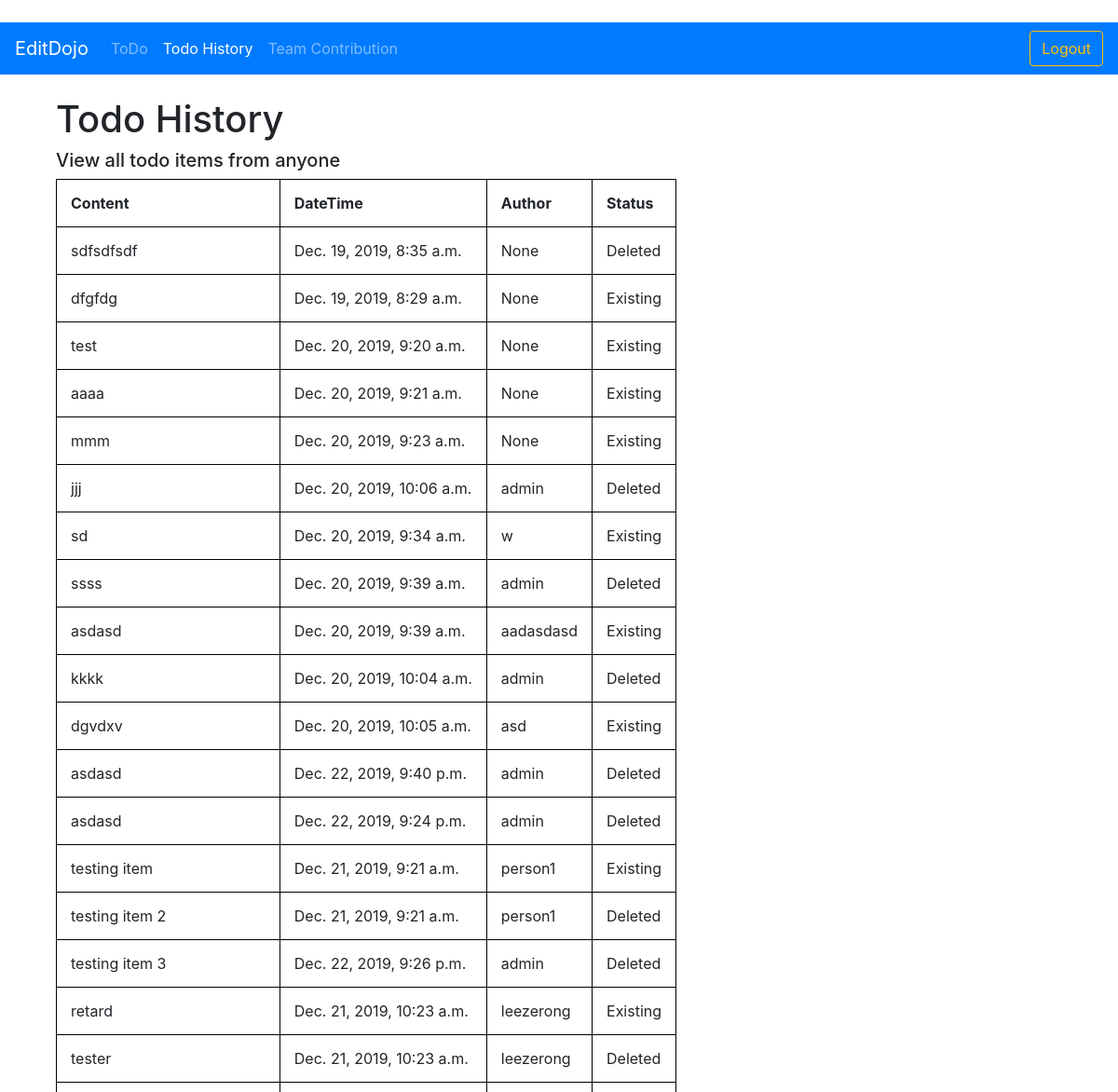
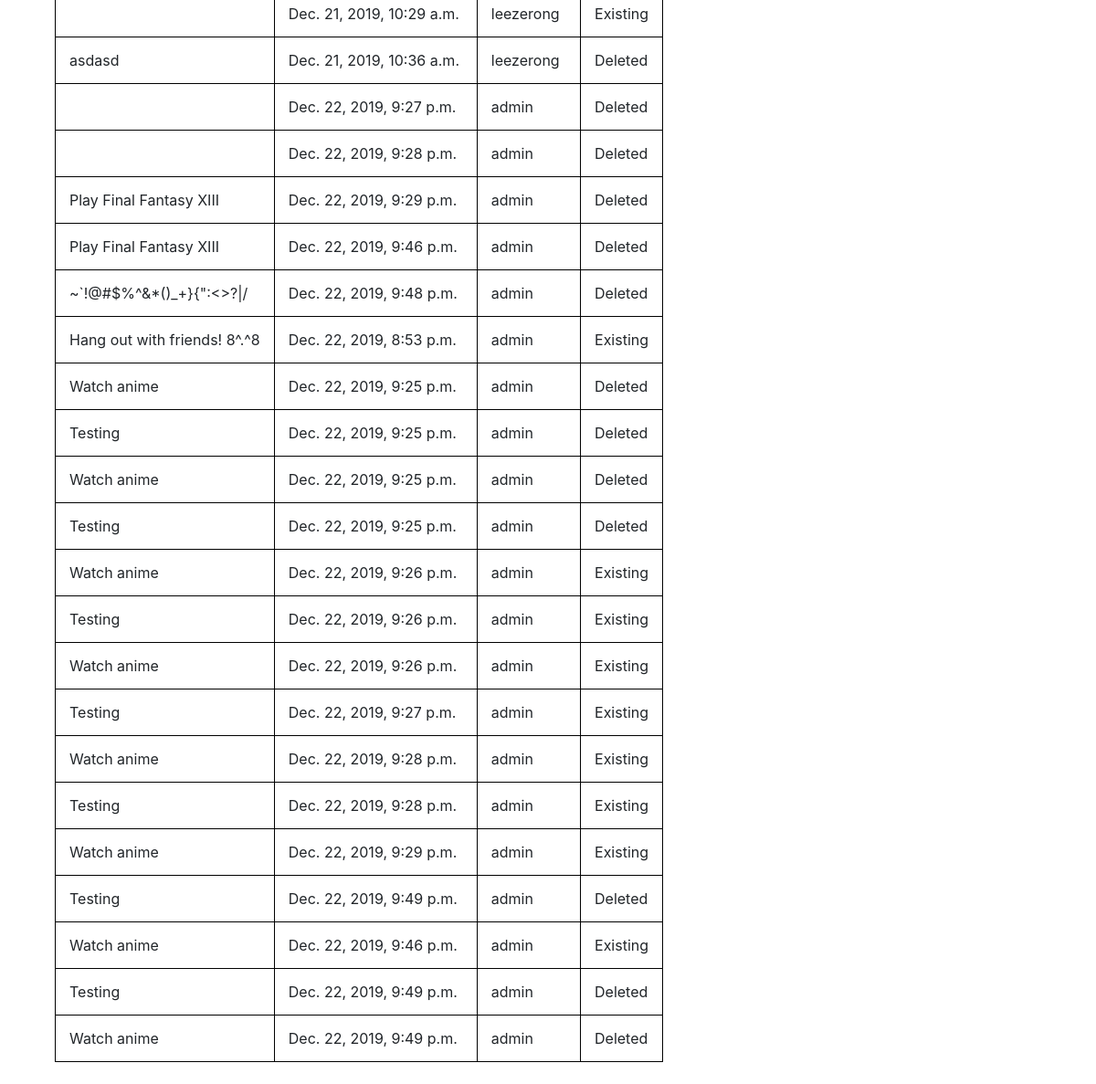
The app's page /todo/history/ (signed in), older data (2 pictures, top to bottom).
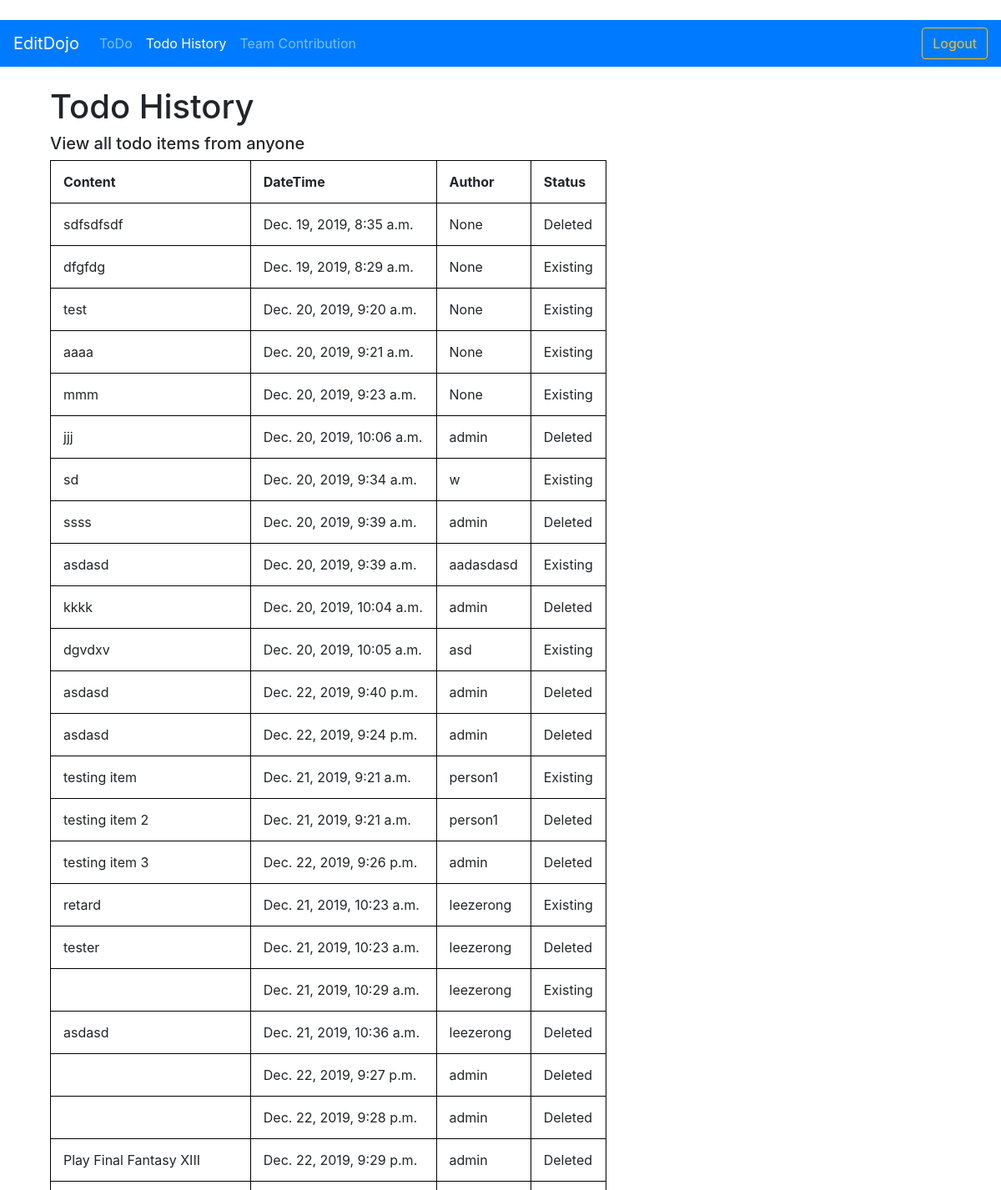
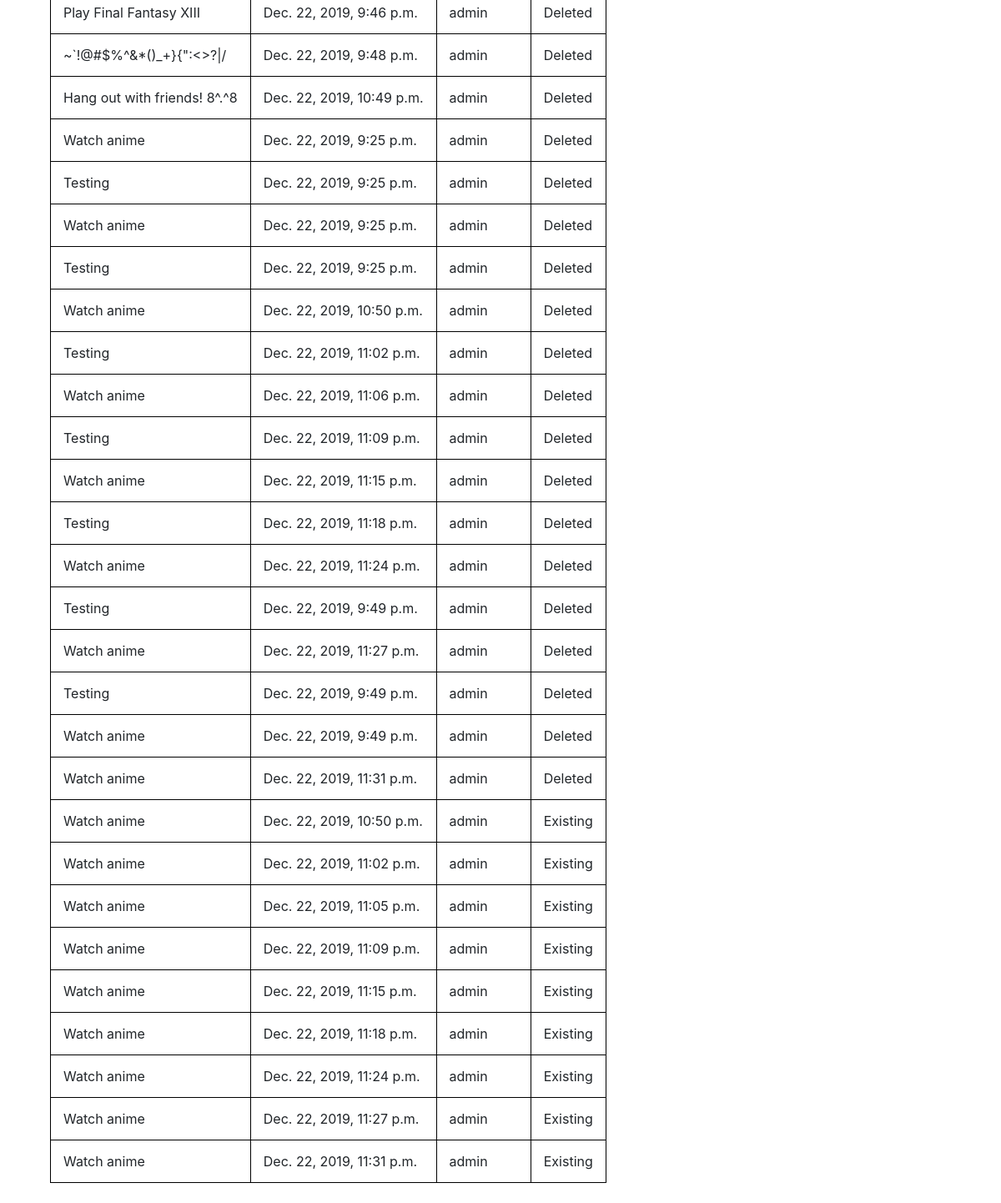
The same page, newer data (2 pictures, top to bottom).
### todo/models.py (models this page shows)
class TodoItem(models.Model):
    content = models.TextField()
    date_created = models.DateTimeField(auto_now=True)
    status = models.BooleanField(default=True)
    author = models.CharField(max_length=30, null = True)

### todo/views.py (the view)
# urls.py: path('todo/history/', historyTodo),
def historyTodo(request):
    all_todo_items=TodoItem.objects.all()
    return render(request,'todohistory.html',
        {'all_items':all_todo_items, 'todo_history': 'active'})

### templates/todohistory.html (shortened to what this page needs)
{% extends 'base.html' %}
{% block content %}
{% if user.is_authenticated %}
<div class="container">
    <h1>Todo History</h1>
    <h5>View all todo items from anyone</h5>
    <table style="width 100">
        <tr>
            <th>Content</th>
            <th>DateTime</th>
            <th>Author</th>
            <th>Status</th>
        </tr>
        <tr>
            {% for todo_item in all_items %}
            <td>
                {{ todo_item.content }}
            </td>
            <td>
                {{ todo_item.date_created }}
            </td>
            <td>
                {{ todo_item.author }}
            </td>
            <td>
                {% if todo_item.status == True%}
                Existing
                {% else %}
                Deleted
                {% endif %}
            </td>
        </tr>
        {% endfor %}
    </table>
</div>
{% else %}
  <p>You are not logged in.</p>
  <a href="{% url 'login' %}">Login Here!</a>
{% endif %}
{% endblock %}

### templates/base.html (shortened to what this page needs)
﻿{% load bootstrap4 %}
{% bootstrap_css %}
<!DOCTYPE html>
<html>
<head>
</head>
<body>
    <nav class="navbar navbar-expand-lg navbar-dark bg-primary">
        <a class="navbar-brand" href="/">EditDojo</a>
        <div class="collapse navbar-collapse">
            <ul class="navbar-nav">
                <li class="nav-item {{todo}}"><a class="nav-link" a href="/todo/">ToDo</a></li>
                <li class="nav-item {{todo_history}}"><a class="nav-link" href="/todo/history/">Todo History</a></li>
                <li class="nav-item {{team_contribution}}"><a class="nav-link" href="/teamContributions/">Team Contribution</a></li>
            </ul>
        </div>
        {% if user.is_authenticated %}
        <a class="btn btn-outline-warning my-2 my-sm-0" href="{% url 'logout' %}">Logout</a>
        {% else %}
        <a class="btn btn-outline-warning my-2 my-sm-0" href="{% url 'login' %}">Login</a>
        {% endif %}
    </nav>
    <br />
    <div class="container">
        <main>
            {% block content %}
            {% endblock %}
        </main>
    </div>
    <br />
</body>
</html>

### templates/base.html (style rules this page uses)
table, th, td { border: 1px solid black; border-collapse: collapse; }
th, td { padding: 15px; }

Row changes from the older to the newer data that the page shows:
changed TodoItem "Hang out with friends! 8^.^8": date_created "Dec. 22, 2019, 8:53 p.m." → "Dec. 22, 2019, 10:49 p.m."; status "Existing" → "Deleted"
changed TodoItem (number 31 of 51 on the later page): date_created "Dec. 22, 2019, 9:26 p.m." → "Dec. 22, 2019, 10:50 p.m."; status "Existing" → "Deleted"
changed TodoItem (number 32 of 51 on the later page): date_created "Dec. 22, 2019, 9:26 p.m." → "Dec. 22, 2019, 11:02 p.m."; status "Existing" → "Deleted"
changed TodoItem: date_created "Dec. 22, 2019, 9:26 p.m." → "Dec. 22, 2019, 11:06 p.m."; status "Existing" → "Deleted"
changed TodoItem (number 34 of 51 on the later page): date_created "Dec. 22, 2019, 9:27 p.m." → "Dec. 22, 2019, 11:09 p.m."; status "Existing" → "Deleted"
changed TodoItem (number 35 of 51 on the later page): date_created "Dec. 22, 2019, 9:28 p.m." → "Dec. 22, 2019, 11:15 p.m."; status "Existing" → "Deleted"
changed TodoItem (number 36 of 51 on the later page): date_created "Dec. 22, 2019, 9:28 p.m." → "Dec. 22, 2019, 11:18 p.m."; status "Existing" → "Deleted"
changed TodoItem (number 37 of 51 on the later page): date_created "Dec. 22, 2019, 9:29 p.m." → "Dec. 22, 2019, 11:24 p.m."; status "Existing" → "Deleted"
changed TodoItem (number 39 of 51 on the later page): date_created "Dec. 22, 2019, 9:46 p.m." → "Dec. 22, 2019, 11:27 p.m."; status "Existing" → "Deleted"
added TodoItem: content "Watch anime", date_created "Dec. 22, 2019, 11:31 p.m.", author "admin", status "Deleted"
added TodoItem: content "Watch anime", date_created "Dec. 22, 2019, 10:50 p.m.", author "admin", status "Existing"
added TodoItem: content "Watch anime", date_created "Dec. 22, 2019, 11:02 p.m.", author "admin", status "Existing"
added TodoItem: content "Watch anime", date_created "Dec. 22, 2019, 11:05 p.m.", author "admin", status "Existing"
added TodoItem: content "Watch anime", date_created "Dec. 22, 2019, 11:09 p.m.", author "admin", status "Existing"
added TodoItem: content "Watch anime", date_created "Dec. 22, 2019, 11:15 p.m.", author "admin", status "Existing"
added TodoItem: content "Watch anime", date_created "Dec. 22, 2019, 11:18 p.m.", author "admin", status "Existing"
added TodoItem: content "Watch anime", date_created "Dec. 22, 2019, 11:24 p.m.", author "admin", status "Existing"
added TodoItem: content "Watch anime", date_created "Dec. 22, 2019, 11:27 p.m.", author "admin", status "Existing"
added TodoItem: content "Watch anime", date_created "Dec. 22, 2019, 11:31 p.m.", author "admin", status "Existing"
